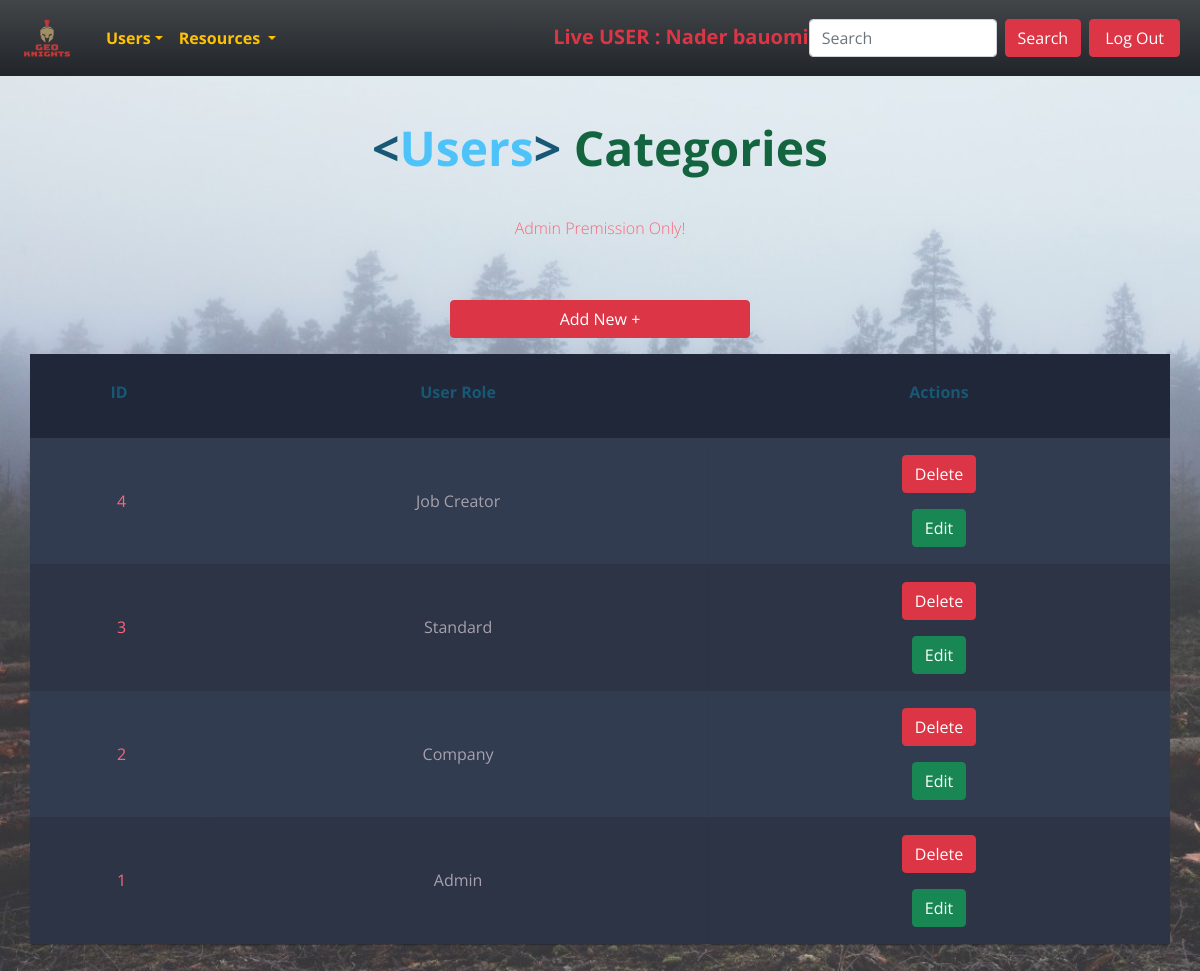
/admin/usersCategory/index.php (signed in), run on the app's committed database.
### tables this page shows
CREATE TABLE `userstypes` (
  `id` int(11) NOT NULL,
  `user_type` char(100) NOT NULL
);

### helpers/paths.php (called while the page is built, shortened)
<?php
function css($dis){
    return   "http://" . $_SERVER['SERVER_NAME'] . "/g2p/assests/css/" . $dis;
}
?>

### admin/usersCategory/index.php (the view, shortened to what this page needs)
<?php
require "../../helpers/paths.php";
require '../../helpers/dbConnection.php';
require '../../layout/navAdmin.php';
$sql1 = "select * from userstypes order by id desc";
$op = mysqli_query($con, $sql1);
?>
<!DOCTYPE html>
<html lang="en">
<head>
    <link rel="stylesheet" href="<?php echo css('display.css') ?>">
</head>
<body>
    <h1 class="m-5"><span class="blue">&lt;</span>Users<span class="blue">&gt;</span> <span class="yellow">Categories</pan>
    </h1>
    <h2>Admin Premission Only! <br><br>
    </h2>
    <a href="create.php" title="Avaliable only for Company Users to add Events to checked" class="btn btn-danger btn btn-danger d-block m-3 mx-auto w-25">Add New +</a>
    <table class="container mb-5">
        <thead>
            <tr>
                <th>
                    <h1>ID</h1>
                </th>
                <th>
                    <h1>User Role</h1>
                </th>
                <th>
                    <h1>Actions</h1>
                </th>
            </tr>
        </thead>
        <tbody>
            <?php while ($data = mysqli_fetch_assoc($op)) { ?>
                <tr>
                    <td><?php echo $data['id']; ?></td>
                    <td><?php echo $data['user_type']; ?></td>
                    <td style="padding: 2% 3px;">
                        <a href="delet.php?id=<?php echo $data['id']; ?>" class="btn btn-danger m-2">Delete</a>
                        <a href="edit.php?id=<?php echo $data['id']; ?>" class="btn btn-success m-2">Edit</a>
                    </td>
                </tr>
            <?php } ?>
        </tbody>
    </table>
</body>
</html>

### assests/css/display.css (style rules this page uses)
body { font-family: 'Open Sans', sans-serif; font-weight: 300; line-height: 1.42em; color: #A7A1AE; background: url(../images/bg.jpg); background-size: cover; background-repeat: no-repeat; perspective: 300px; }
h1 { font-size: 3em; font-weight: 300; line-height: 1em; color: #4DC3FA; font-weight: bold; text-align: center; }
h2 { font-size: 1em; font-weight: 300; text-align: center; display: block; line-height: 1em; padding-bottom: 2em; color: #FB667A; }
.blue { color: #185875; }
.yellow { color: #13653f; }
.container th h1 { font-weight: bold; font-size: 1em; text-align: center; color: #185875; }
.container td { font-weight: normal; font-size: 1em; -webkit-box-shadow: 0 2px 2px -2px #0E1119; -moz-box-shadow: 0 2px 2px -2px #0E1119; box-shadow: 0 2px 2px -2px #0E1119; }
.container { text-align: center; width: 100%; margin: 0 auto; display: table; padding: 0 0 8em 0; width: 100%; }
.container td, .container th { padding: 30px 10px; }
.container tr:nth-child(odd) { background-color: #323C50; }
.container tr:nth-child(even) { background-color: #2C3446; }
.container th { background-color: #1F2739; }
.container td:first-child { color: #FB667A; padding-left: 15px; }
.container td:last-child { display: flex; flex-direction: column; align-items: center; justify-content: space-evenly; padding: 30% 10px; }

### data on the page
userstypes: id "4", user_type "Job Creator"
userstypes: id "3", user_type "Standard"
userstypes: id "2", user_type "Company"
userstypes: id "1", user_type "Admin"

### other printed values
$_SESSION['users']["name"] "Nader bauomi"
